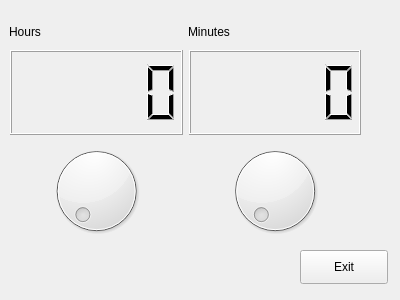
<?xml version="1.0" encoding="UTF-8"?>
<ui version="4.0">
 <class>MyForm</class>
 <widget class="QWidget" name="MyForm">
  <property name="geometry">
   <rect>
    <x>0</x>
    <y>0</y>
    <width>400</width>
    <height>300</height>
   </rect>
  </property>
  <property name="windowTitle">
   <string>Form</string>
  </property>
  <widget class="QPushButton" name="exit">
   <property name="geometry">
    <rect>
     <x>300</x>
     <y>250</y>
     <width>88</width>
     <height>34</height>
    </rect>
   </property>
   <property name="text">
    <string>Exit</string>
   </property>
  </widget>
  <widget class="QWidget" name="">
   <property name="geometry">
    <rect>
     <x>9</x>
     <y>22</y>
     <width>351</width>
     <height>20</height>
    </rect>
   </property>
   <layout class="QHBoxLayout" name="horizontalLayout">
    <property name="spacing">
     <number>6</number>
    </property>
    <item>
     <widget class="QLabel" name="text_minutes">
      <property name="text">
       <string>Hours</string>
      </property>
     </widget>
    </item>
    <item>
     <widget class="QLabel" name="text_minutes_2">
      <property name="text">
       <string>Minutes</string>
      </property>
     </widget>
    </item>
   </layout>
  </widget>
  <widget class="QWidget" name="">
   <property name="geometry">
    <rect>
     <x>10</x>
     <y>50</y>
     <width>351</width>
     <height>191</height>
    </rect>
   </property>
   <layout class="QVBoxLayout" name="verticalLayout_2">
    <item>
     <layout class="QHBoxLayout" name="horizontalLayout_2">
      <item>
       <widget class="QLCDNumber" name="num_hours"/>
      </item>
      <item>
       <widget class="QLCDNumber" name="num_min"/>
      </item>
     </layout>
    </item>
    <item>
     <layout class="QVBoxLayout" name="verticalLayout">
      <item>
       <layout class="QHBoxLayout" name="horizontalLayout_3">
        <item>
         <widget class="QDial" name="dial_hours">
          <property name="maximum">
           <number>23</number>
          </property>
         </widget>
        </item>
        <item>
         <widget class="QDial" name="dial_min">
          <property name="maximum">
           <number>59</number>
          </property>
         </widget>
        </item>
       </layout>
      </item>
     </layout>
    </item>
   </layout>
  </widget>
 </widget>
 <resources/>
 <connections>
  <connection>
   <sender>exit</sender>
   <signal>clicked()</signal>
   <receiver>MyForm</receiver>
   <slot>close()</slot>
   <hints>
    <hint type="sourcelabel">
     <x>343</x>
     <y>266</y>
    </hint>
    <hint type="destinationlabel">
     <x>199</x>
     <y>149</y>
    </hint>
   </hints>
  </connection>
  <connection>
   <sender>dial_hours</sender>
   <signal>sliderMoved(int)</signal>
   <receiver>num_hours</receiver>
   <slot>display(int)</slot>
   <hints>
    <hint type="sourcelabel">
     <x>100</x>
     <y>188</y>
    </hint>
    <hint type="destinationlabel">
     <x>100</x>
     <y>119</y>
    </hint>
   </hints>
  </connection>
  <connection>
   <sender>dial_min</sender>
   <signal>sliderMoved(int)</signal>
   <receiver>num_min</receiver>
   <slot>display(int)</slot>
   <hints>
    <hint type="sourcelabel">
     <x>286</x>
     <y>188</y>
    </hint>
    <hint type="destinationlabel">
     <x>286</x>
     <y>119</y>
    </hint>
   </hints>
  </connection>
 </connections>
</ui>
